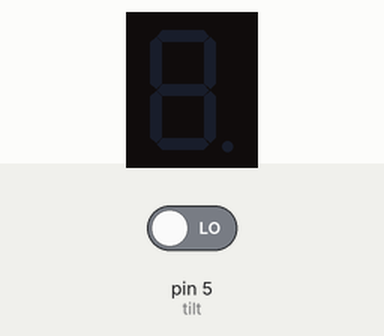
A sketch run on a simulated Arduino Uno, built with avr-gcc and run on an emulated ATmega328P. Parts: 1-digit seven-segment display. Wiring (inferred from the names in the program): 1-digit 7-segment display, segments lit when HIGH: segments pin 12, pin 13, pin 9, pin 8, pin 7, pin 11, pin 10. The inputs (shaded band) are chosen by the test bench; at power-on: pin 5 (tilt) LOW. Random numbers use the default seed unless the sketch sets one; the segment pins are drawn as the display they are named for.

Above: at 1.2 s.
1.3 s: pin 5 (tilt) driven HIGH
At 1.41 s:
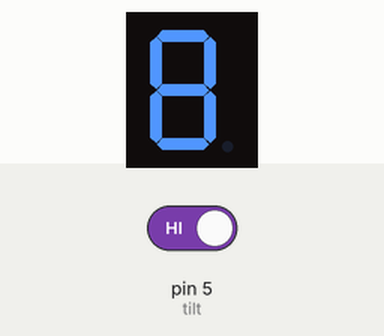
4.3 s: pin 5 (tilt) driven LOW
5.8 s: pin 5 (tilt) driven HIGH
At 9.45 s:
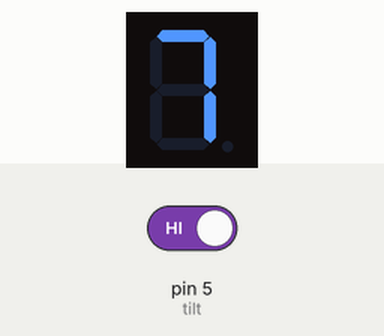

The sketch:

Dado_digital.ino
```cpp
//Contador digital

int segE = 7;
int segD = 8;
int segC = 9;
int segB = 13;
int segA = 12;
int segF = 11;
int segG = 10;

int tilt = 5;

void setup()
{
 pinMode(segE,OUTPUT);
 pinMode(segD,OUTPUT);
 pinMode(segC,OUTPUT);
 pinMode(segB,OUTPUT);
 pinMode(segA,OUTPUT);
 pinMode(segF,OUTPUT);
 pinMode(segG,OUTPUT);

 pinMode(tilt,INPUT);
}

void loop()
{
 if(digitalRead(tilt)==HIGH)
 {
  jogar();
 }
}

void jogar()
{
  for(int i=0; i<25;i++)//Mostra 24 numeros
  {
   switch(random(0,9))//escolhe um numero aleatorio entre 0 e 9
   {
    case 0:
     acende0();
     break;
    case 1:
     acende1();
     break;
    case 2:
     acende2();
     break;
    case 3:
     acende3();
     break;
    case 4:
     acende4();
     break;
    case 5:
     acende5();
     break;
    case 6:
     acende6();
     break;
    case 7:
     acende7();
     break;
    case 8:
     acende8();
     break;
    case 9:
     acende9();
     break;
   }
   delay(4*i); //o delay aumenta conforme passam mais numeros
  }
}

void acende0()
{
 digitalWrite(segE,HIGH);
 digitalWrite(segD,HIGH);
 digitalWrite(segC,HIGH);
 digitalWrite(segB,HIGH);
 digitalWrite(segA,HIGH);
 digitalWrite(segF,HIGH);
 digitalWrite(segG,LOW);
}

void acende1()
{
 digitalWrite(segE,LOW);
 digitalWrite(segD,LOW);
 digitalWrite(segC,HIGH);
 digitalWrite(segB,HIGH);
 digitalWrite(segA,LOW);
 digitalWrite(segF,LOW);
 digitalWrite(segG,LOW);
}

void acende2()
{
 digitalWrite(segE,HIGH);
 digitalWrite(segD,HIGH);
 digitalWrite(segC,LOW);
 digitalWrite(segB,HIGH);
 digitalWrite(segA,HIGH);
 digitalWrite(segF,LOW);
 digitalWrite(segG,HIGH);
}

void acende3()
{
 digitalWrite(segE,LOW);
 digitalWrite(segD,HIGH);
 digitalWrite(segC,HIGH);
 digitalWrite(segB,HIGH);
 digitalWrite(segA,HIGH);
 digitalWrite(segF,LOW);
 digitalWrite(segG,HIGH);
}

void acende4()
{
 digitalWrite(segE,LOW);
 digitalWrite(segD,LOW);
 digitalWrite(segC,HIGH);
 digitalWrite(segB,HIGH);
 digitalWrite(segA,LOW);
 digitalWrite(segF,HIGH);
 digitalWrite(segG,HIGH);
}

void acende5()
{
 digitalWrite(segE,LOW);
 digitalWrite(segD,HIGH);
 digitalWrite(segC,HIGH);
 digitalWrite(segB,LOW);
 digitalWrite(segA,HIGH);
 digitalWrite(segF,HIGH);
 digitalWrite(segG,HIGH);
}

void acende6()
{
 digitalWrite(segE,HIGH);
 digitalWrite(segD,HIGH);
 digitalWrite(segC,HIGH);
 digitalWrite(segB,LOW);
 digitalWrite(segA,HIGH);
 digitalWrite(segF,HIGH);
 digitalWrite(segG,HIGH);
}

void acende7()
{
 digitalWrite(segE,LOW);
 digitalWrite(segD,LOW);
 digitalWrite(segC,HIGH);
 digitalWrite(segB,HIGH);
 digitalWrite(segA,HIGH);
 digitalWrite(segF,LOW);
 digitalWrite(segG,LOW);
}

void acende8()
{
 digitalWrite(segE,HIGH);
 digitalWrite(segD,HIGH);
 digitalWrite(segC,HIGH);
 digitalWrite(segB,HIGH);
 digitalWrite(segA,HIGH);
 digitalWrite(segF,HIGH);
 digitalWrite(segG,HIGH);
}

void acende9()
{
 digitalWrite(segE,LOW);
 digitalWrite(segD,HIGH);
 digitalWrite(segC,HIGH);
 digitalWrite(segB,HIGH);
 digitalWrite(segA,HIGH);
 digitalWrite(segF,HIGH);
 digitalWrite(segG,HIGH);
}
```

Measured:
- after the input at 1.3 s, the display: first changes at once (image 1 shows a later state)
- after the input at 5.8 s, the display: first changes at once (image 2 shows a later state)
